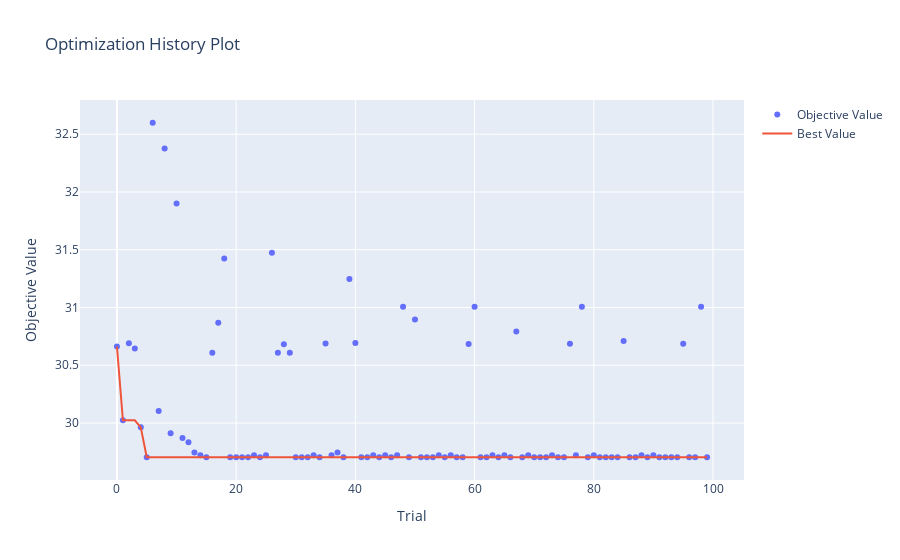
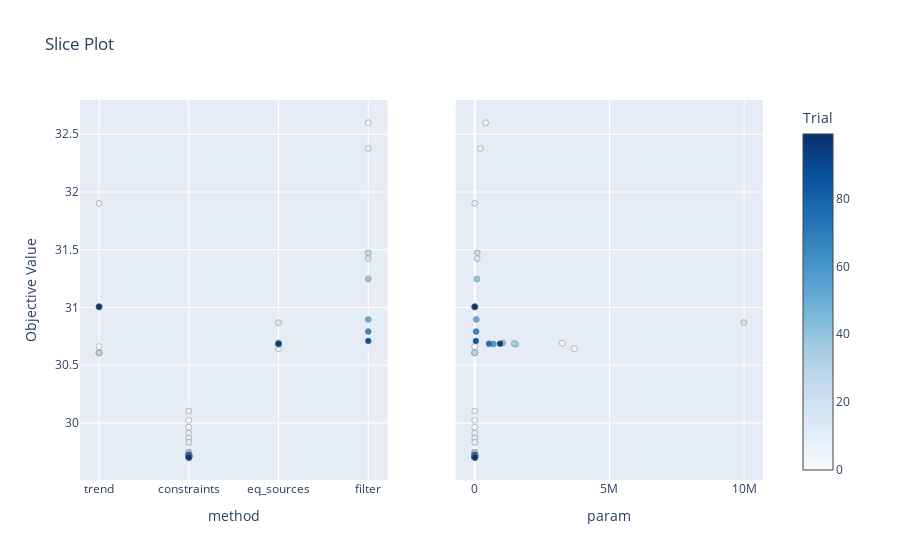

These figures' notebook cell, in order:
### Markdown cell above
#### Optimize 4 methods together

### Code cell
study, method = inv_utils.optimize_regional_together(100, **kwargs)

### Figure 1 — Plotly figure (JSON) as saved in the notebook; plotly's stock layout.template omitted (floating-point values rounded to 4 significant figures)
{"data": [{"mode": "markers", "name": "Objective Value", "type": "scatter", "x": [0, 1, 2, 3, 4, 5, 6, 7, 8, 9, 10, 11, 12, 13, 14, 15, 16, 17, 18, 19, 20, 21, 22, 23, 24, 25, 26, 27, 28, 29, 30, 31, 32, 33, 34, 35, 36, 37, 38, 39, 40, 41, 42, 43, 44, 45, 46, 47, 48, 49, 50, 51, 52, 53, 54, 55, 56, 57, 58, 59, 60, 61, 62, 63, 64, 65, 66, 67, 68, 69, 70, 71, 72, 73, 74, 75, 76, 77, 78, 79, 80, 81, 82, 83, 84, 85, 86, 87, 88, 89, 90, 91, 92, 93, 94, 95, 96, 97, 98, 99], "y": [30.66, 30.02, 30.69, 30.64, 29.96, 29.7, 32.6, 30.1, 32.38, 29.91, 31.9, 29.87, 29.83, 29.74, 29.72, 29.7, 30.61, 30.87, 31.42, 29.7, 29.7, 29.7, 29.7, 29.72, 29.7, 29.72, 31.47, 30.61, 30.68, 30.61, 29.7, 29.7, 29.7, 29.72, 29.7, 30.69, 29.72, 29.74, 29.7, 31.25, 30.69, 29.7, 29.7, 29.72, 29.7, 29.72, 29.7, 29.72, 31.01, 29.7, 30.9, 29.7, 29.7, 29.7, 29.72, 29.7, 29.72, 29.7, 29.7, 30.68, 31.01, 29.7, 29.7, 29.72, 29.7, 29.72, 29.7, 30.79, 29.7, 29.72, 29.7, 29.7, 29.7, 29.72, 29.7, 29.7, 30.69, 29.72, 31.01, 29.7, 29.72, 29.7, 29.7, 29.7, 29.7, 30.71, 29.7, 29.7, 29.72, 29.7, 29.72, 29.7, 29.7, 29.7, 29.7, 30.69, 29.7, 29.7, 31.01, 29.7]}, {"name": "Best Value", "type": "scatter", "x": [0, 1, 2, 3, 4, 5, 6, 7, 8, 9, 10, 11, 12, 13, 14, 15, 16, 17, 18, 19, 20, 21, 22, 23, 24, 25, 26, 27, 28, 29, 30, 31, 32, 33, 34, 35, 36, 37, 38, 39, 40, 41, 42, 43, 44, 45, 46, 47, 48, 49, 50, 51, 52, 53, 54, 55, 56, 57, 58, 59, 60, 61, 62, 63, 64, 65, 66, 67, 68, 69, 70, 71, 72, 73, 74, 75, 76, 77, 78, 79, 80, 81, 82, 83, 84, 85, 86, 87, 88, 89, 90, 91, 92, 93, 94, 95, 96, 97, 98, 99], "y": [30.66, 30.02, 30.02, 30.02, 29.96, 29.7, 29.7, 29.7, 29.7, 29.7, 29.7, 29.7, 29.7, 29.7, 29.7, 29.7, 29.7, 29.7, 29.7, 29.7, 29.7, 29.7, 29.7, 29.7, 29.7, 29.7, 29.7, 29.7, 29.7, 29.7, 29.7, 29.7, 29.7, 29.7, 29.7, 29.7, 29.7, 29.7, 29.7, 29.7, 29.7, 29.7, 29.7, 29.7, 29.7, 29.7, 29.7, 29.7, 29.7, 29.7, 29.7, 29.7, 29.7, 29.7, 29.7, 29.7, 29.7, 29.7, 29.7, 29.7, 29.7, 29.7, 29.7, 29.7, 29.7, 29.7, 29.7, 29.7, 29.7, 29.7, 29.7, 29.7, 29.7, 29.7, 29.7, 29.7, 29.7, 29.7, 29.7, 29.7, 29.7, 29.7, 29.7, 29.7, 29.7, 29.7, 29.7, 29.7, 29.7, 29.7, 29.7, 29.7, 29.7, 29.7, 29.7, 29.7, 29.7, 29.7, 29.7, 29.7]}], "layout": {"title": {"text": "Optimization History Plot"}, "xaxis": {"title": {"text": "Trial"}}, "yaxis": {"title": {"text": "Objective Value"}}}}

### Figure 2 — Plotly figure (JSON) as saved in the notebook; plotly's stock layout.template omitted (floating-point values rounded to 4 significant figures)
{"data": [{"marker": {"color": [0, 1, 2, 3, 4, 5, 6, 7, 8, 9, 10, 11, 12, 13, 14, 15, 16, 17, 18, 19, 20, 21, 22, 23, 24, 25, 26, 27, 28, 29, 30, 31, 32, 33, 34, 35, 36, 37, 38, 39, 40, 41, 42, 43, 44, 45, 46, 47, 48, 49, 50, 51, 52, 53, 54, 55, 56, 57, 58, 59, 60, 61, 62, 63, 64, 65, 66, 67, 68, 69, 70, 71, 72, 73, 74, 75, 76, 77, 78, 79, 80, 81, 82, 83, 84, 85, 86, 87, 88, 89, 90, 91, 92, 93, 94, 95, 96, 97, 98, 99], "colorbar": {"title": {"text": "Trial"}, "x": 1, "xpad": 40}, "colorscale": [[0, "rgb(247,251,255)"], [0.125, "rgb(222,235,247)"], [0.25, "rgb(198,219,239)"], [0.375, "rgb(158,202,225)"], [0.5, "rgb(107,174,214)"], [0.625, "rgb(66,146,198)"], [0.75, "rgb(33,113,181)"], [0.875, "rgb(8,81,156)"], [1, "rgb(8,48,107)"]], "line": {"color": "Grey", "width": 0.5}, "showscale": true}, "mode": "markers", "showlegend": false, "type": "scatter", "x": ["trend", "constraints", "eq_sources", "eq_sources", "constraints", "constraints", "filter", "constraints", "filter", "constraints", "trend", "constraints", "constraints", "constraints", "constraints", "constraints", "trend", "eq_sources", "filter", "constraints", "constraints", "constraints", "constraints", "constraints", "constraints", "constraints", "filter", "trend", "eq_sources", "trend", "constraints", "constraints", "constraints", "constraints", "constraints", "eq_sources", "constraints", "constraints", "constraints", "filter", "eq_sources", "constraints", "constraints", "constraints", "constraints", "constraints", "constraints", "constraints", "trend", "constraints", "filter", "constraints", "constraints", "constraints", "constraints", "constraints", "constraints", "constraints", "constraints", "eq_sources", "trend", "constraints", "constraints", "constraints", "constraints", "constraints", "constraints", "filter", "constraints", "constraints", "constraints", "constraints", "constraints", "constraints", "constraints", "constraints", "eq_sources", "constraints", "trend", "constraints", "constraints", "constraints", "constraints", "constraints", "constraints", "filter", "constraints", "constraints", "constraints", "constraints", "constraints", "constraints", "constraints", "constraints", "constraints", "eq_sources", "constraints", "constraints", "trend", "constraints"], "xaxis": "x", "y": [30.66, 30.02, 30.69, 30.64, 29.96, 29.7, 32.6, 30.1, 32.38, 29.91, 31.9, 29.87, 29.83, 29.74, 29.72, 29.7, 30.61, 30.87, 31.42, 29.7, 29.7, 29.7, 29.7, 29.72, 29.7, 29.72, 31.47, 30.61, 30.68, 30.61, 29.7, 29.7, 29.7, 29.72, 29.7, 30.69, 29.72, 29.74, 29.7, 31.25, 30.69, 29.7, 29.7, 29.72, 29.7, 29.72, 29.7, 29.72, 31.01, 29.7, 30.9, 29.7, 29.7, 29.7, 29.72, 29.7, 29.72, 29.7, 29.7, 30.68, 31.01, 29.7, 29.7, 29.72, 29.7, 29.72, 29.7, 30.79, 29.7, 29.72, 29.7, 29.7, 29.7, 29.72, 29.7, 29.7, 30.69, 29.72, 31.01, 29.7, 29.72, 29.7, 29.7, 29.7, 29.7, 30.71, 29.7, 29.7, 29.72, 29.7, 29.72, 29.7, 29.7, 29.7, 29.7, 30.69, 29.7, 29.7, 31.01, 29.7], "yaxis": "y"}, {"marker": {"color": [0, 1, 2, 3, 4, 5, 6, 7, 8, 9, 10, 11, 12, 13, 14, 15, 16, 17, 18, 19, 20, 21, 22, 23, 24, 25, 26, 27, 28, 29, 30, 31, 32, 33, 34, 35, 36, 37, 38, 39, 40, 41, 42, 43, 44, 45, 46, 47, 48, 49, 50, 51, 52, 53, 54, 55, 56, 57, 58, 59, 60, 61, 62, 63, 64, 65, 66, 67, 68, 69, 70, 71, 72, 73, 74, 75, 76, 77, 78, 79, 80, 81, 82, 83, 84, 85, 86, 87, 88, 89, 90, 91, 92, 93, 94, 95, 96, 97, 98, 99], "colorbar": {"title": {"text": "Trial"}, "x": 1, "xpad": 40}, "colorscale": [[0, "rgb(247,251,255)"], [0.125, "rgb(222,235,247)"], [0.25, "rgb(198,219,239)"], [0.375, "rgb(158,202,225)"], [0.5, "rgb(107,174,214)"], [0.625, "rgb(66,146,198)"], [0.75, "rgb(33,113,181)"], [0.875, "rgb(8,81,156)"], [1, "rgb(8,48,107)"]], "line": {"color": "Grey", "width": 0.5}, "showscale": false}, "mode": "markers", "showlegend": false, "type": "scatter", "x": [12, 9, 3250000, 3700000, 8, 0, 406000, 10, 211000, 7, 1, 6, 5, 2, 1, 0, 3, 9990000, 88000, 0, 0, 0, 0, 1, 0, 1, 91000, 3, 1520000, 3, 0, 0, 0, 1, 0, 1470000, 1, 2, 0, 78000, 1040000, 0, 0, 1, 0, 1, 0, 1, 2, 0, 58000, 0, 0, 0, 1, 0, 1, 0, 0, 690000, 2, 0, 0, 1, 0, 1, 0, 50000, 0, 1, 0, 0, 0, 1, 0, 0, 530000, 1, 2, 0, 1, 0, 0, 0, 0, 42000, 0, 0, 1, 0, 1, 0, 0, 0, 0, 940000, 0, 0, 2, 0], "xaxis": "x2", "y": [30.66, 30.02, 30.69, 30.64, 29.96, 29.7, 32.6, 30.1, 32.38, 29.91, 31.9, 29.87, 29.83, 29.74, 29.72, 29.7, 30.61, 30.87, 31.42, 29.7, 29.7, 29.7, 29.7, 29.72, 29.7, 29.72, 31.47, 30.61, 30.68, 30.61, 29.7, 29.7, 29.7, 29.72, 29.7, 30.69, 29.72, 29.74, 29.7, 31.25, 30.69, 29.7, 29.7, 29.72, 29.7, 29.72, 29.7, 29.72, 31.01, 29.7, 30.9, 29.7, 29.7, 29.7, 29.72, 29.7, 29.72, 29.7, 29.7, 30.68, 31.01, 29.7, 29.7, 29.72, 29.7, 29.72, 29.7, 30.79, 29.7, 29.72, 29.7, 29.7, 29.7, 29.72, 29.7, 29.7, 30.69, 29.72, 31.01, 29.7, 29.72, 29.7, 29.7, 29.7, 29.7, 30.71, 29.7, 29.7, 29.72, 29.7, 29.72, 29.7, 29.7, 29.7, 29.7, 30.69, 29.7, 29.7, 31.01, 29.7], "yaxis": "y2"}], "layout": {"title": {"text": "Slice Plot"}, "xaxis": {"anchor": "y", "domain": [0, 0.45], "title": {"text": "method"}}, "xaxis2": {"anchor": "y2", "domain": [0.55, 1], "title": {"text": "param"}}, "yaxis": {"anchor": "x", "domain": [0, 1], "title": {"text": "Objective Value"}}, "yaxis2": {"anchor": "x2", "domain": [0, 1], "matches": "y", "showticklabels": false}}}
